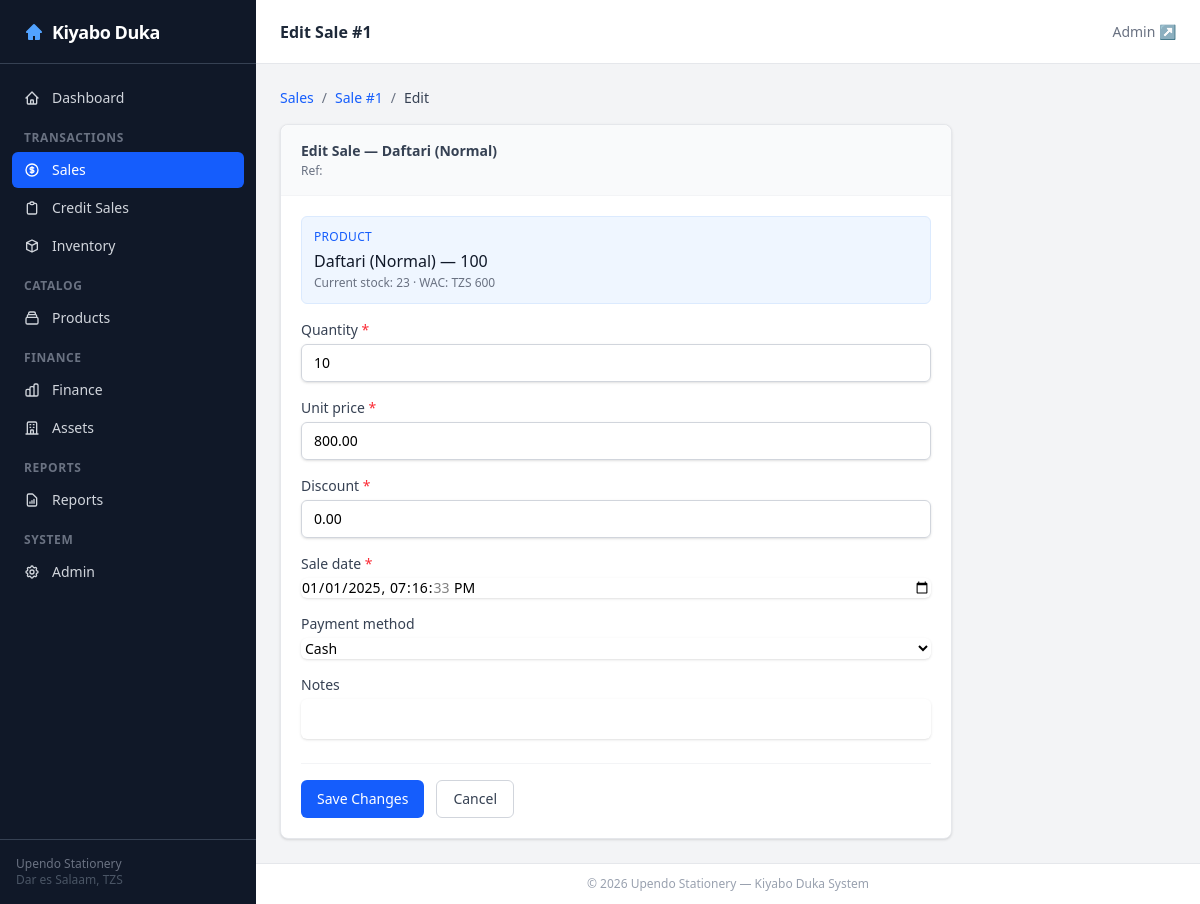
The page /sales/sale/1/edit/ on the database its author committed.
### sales/models.py (models this page shows, shortened)
class Sale(TimestampedModel, ActionMixin):
    product_spec = models.ForeignKey(ProductSpec, on_delete=models.PROTECT, related_name='sales')
    quantity = models.PositiveIntegerField(default=1)
    unit_price = models.DecimalField(max_digits=15, decimal_places=2)
    discount = models.DecimalField(max_digits=15, decimal_places=2, default=0)
    sale_date = models.DateTimeField(default=timezone.now)
    payment_method = models.ForeignKey(PaymentMethod, on_delete=models.PROTECT, null=True, blank=True)
    notes = models.TextField(blank=True)
    reference_number = models.CharField(max_length=50, blank=True, db_index=True)
    class Meta:
        ordering = ['-sale_date']
    def get_absolute_url(self):
        from django.urls import reverse
        return reverse('sales:sale_detail', kwargs={'pk': self.pk})

### catalog/models.py (models this page shows, shortened)
class ProductSpec(TimestampedModel, ActionMixin):
    product = models.ForeignKey(Product, on_delete=models.PROTECT, related_name='specs')
    spec_value = models.ForeignKey(SpecValue, on_delete=models.PROTECT, related_name='product_specs')
    default_cost_price = models.DecimalField(max_digits=15, decimal_places=2, null=True, blank=True)
    default_selling_price = models.DecimalField(max_digits=15, decimal_places=2, null=True, blank=True)
    reorder_level = models.PositiveIntegerField(default=5)
    current_stock = models.IntegerField(default=0)
    cached_wac = models.DecimalField(max_digits=15, decimal_places=2, default=0,
                                     verbose_name='Cached Weighted Avg Cost')
    cached_stock_value = models.DecimalField(max_digits=15, decimal_places=2, default=0,
                                             verbose_name='Cached Stock Value (TZS)')
    budget_monthly_sales_qty = models.PositiveIntegerField(default=0)
    class Meta:
        unique_together = [['product', 'spec_value']]
        ordering = ['product__name', 'spec_value__value']
    def __str__(self):
        return f"{self.product.name} ({self.spec_value.value})"

class Product(TimestampedModel):
    name = models.CharField(max_length=255)
    product_type = models.ForeignKey(ProductType, on_delete=models.PROTECT, related_name='products')
    brand = models.ForeignKey(Brand, on_delete=models.SET_NULL, null=True, blank=True, related_name='products')
    unit = models.ForeignKey(Unit, on_delete=models.SET_NULL, null=True, blank=True, related_name='products')
    image_path = models.CharField(max_length=255, blank=True)
    class Meta:
        unique_together = [['name', 'product_type', 'brand']]
        ordering = ['name']

class SpecValue(TimestampedModel):
    spec = models.ForeignKey(Spec, on_delete=models.PROTECT, related_name='values')
    value = models.CharField(max_length=255)
    class Meta:
        unique_together = [['spec', 'value']]
        ordering = ['spec__name', 'value']

### sales/views.py (the view, shortened to what this page needs)
# urls.py: path('sale/<int:pk>/edit/', views.SaleUpdateView.as_view(), name='sale_update'),
class SaleUpdateView(UpdateView):
    model = Sale
    form_class = SaleForm
    template_name = 'sales/sale_update.html'
    context_object_name = 'sale'
    def get_context_data(self, **kwargs):
        context = super().get_context_data(**kwargs)
        spec = self.object.product_spec
        context['prefill_spec'] = {
            'id': spec.pk,
            'label': str(spec),
            'stock': spec.current_stock,
            'selling_price': str(spec.default_selling_price or ''),
            'cost_price': str(spec.default_cost_price or ''),
        }
        return context

### sales/forms.py (shortened to what this page needs)
class SaleForm(forms.ModelForm):
    class Meta:
        model = Sale
        fields = ['product_spec', 'quantity', 'unit_price', 'discount', 'sale_date', 'payment_method', 'notes']
        widgets = {
            'product_spec': forms.HiddenInput(),
            'quantity': forms.NumberInput(attrs={'class': TW_NUM, 'min': 1}),
            'unit_price': forms.NumberInput(attrs={'class': TW_NUM, 'step': '0.01'}),
            'discount': forms.NumberInput(attrs={'class': TW_NUM, 'step': '0.01'}),
            'sale_date': forms.DateTimeInput(attrs={'type': 'datetime-local', 'class': TW}),
            'payment_method': forms.Select(attrs={'class': TW}),
            'notes': forms.Textarea(attrs={'class': TW + ' resize-none', 'rows': 2}),
        }

### dashboard/templatetags/fmt.py (called while the page is built)
@register.filter
def tzs(value, decimals=0):
    try:
        v = Decimal(str(value))
    except (InvalidOperation, TypeError):
        return '—'
    decimals = int(decimals)
    formatted = f'{v:,.{decimals}f}'
    return f'TZS {formatted}'

### finance/models.py (called while the page is built)
    def __str__(self):
        return self.name

### templates/sales/sale_update.html (shortened to what this page needs)
{% extends 'base.html' %}
{% load fmt %}
{% block page_title %}<h1 class="text-base font-semibold text-gray-800">Edit Sale #{{ sale.pk }}</h1>{% endblock %}
{% block content %}
<nav class="flex items-center gap-2 text-sm text-gray-500 mb-4">
    <a href="{% url 'sales:sale_list' %}" class="text-blue-600 hover:text-blue-700">Sales</a>
    <span>/</span>
    <a href="{{ sale.get_absolute_url }}" class="text-blue-600 hover:text-blue-700">Sale #{{ sale.pk }}</a>
    <span>/</span>
    <span class="text-gray-700">Edit</span>
</nav>
<div class="max-w-2xl">
    <div class="bg-white rounded-lg border border-gray-200 shadow-sm">
        <div class="px-5 py-4 border-b border-gray-100 bg-gray-50 rounded-t-lg">
            <h2 class="text-sm font-semibold text-gray-700">Edit Sale — {{ sale.product_spec.product.name }}</h2>
            <p class="text-xs text-gray-500 mt-0.5">Ref: {{ sale.reference_number }}</p>
        </div>
        <div class="p-5">
            <div class="mb-4 p-3 bg-blue-50 rounded-md border border-blue-100">
                <div class="text-xs text-blue-600 font-medium uppercase tracking-wide mb-1">Product</div>
                <div class="font-medium text-gray-900">{{ sale.product_spec.product.name }}{% if sale.product_spec.spec_value %} — {{ sale.product_spec.spec_value.value }}{% endif %}</div>
                <div class="text-xs text-gray-500 mt-0.5">Current stock: {{ sale.product_spec.current_stock }} &middot; WAC: {{ sale.product_spec.cached_wac|tzs }}</div>
            </div>
            <form method="post" novalidate>
                <div class="space-y-4">
                    {% for field in form.visible_fields %}
                    {% if field.name != 'product_spec' %}
                    <div>
                        <label for="{{ field.id_for_label }}" class="block text-sm font-medium text-gray-700 mb-1">
                            {{ field.label }}{% if field.field.required %} <span class="text-red-500">*</span>{% endif %}
                        </label>
                        {{ field }}
                    </div>
                    {% endif %}
                    {% endfor %}
                </div>
                <div class="flex gap-3 mt-6 pt-4 border-t border-gray-100">
                    <button type="submit" class="px-4 py-2 bg-blue-600 text-white text-sm font-medium rounded-md hover:bg-blue-700">Save Changes</button>
                    <a href="{{ sale.get_absolute_url }}" class="px-4 py-2 border border-gray-300 text-gray-700 text-sm font-medium rounded-md hover:bg-gray-50">Cancel</a>
                </div>
            </form>
        </div>
    </div>
</div>
{% endblock %}

### rows shown on the page
Sale: pk "1", product_spec.product.name "Daftari (Normal)", product_spec.spec_value.value "100", product_spec.current_stock "23", product_spec.cached_wac|tzs "TZS 600", visible_fields "10" "800.00" "0.00" "01/01/2025 19:16:33" "Cash"

### other values the page prints
{{ field.label }} "Quantity" "Unit price" "Discount" "Sale date" "Payment method" "Notes"
